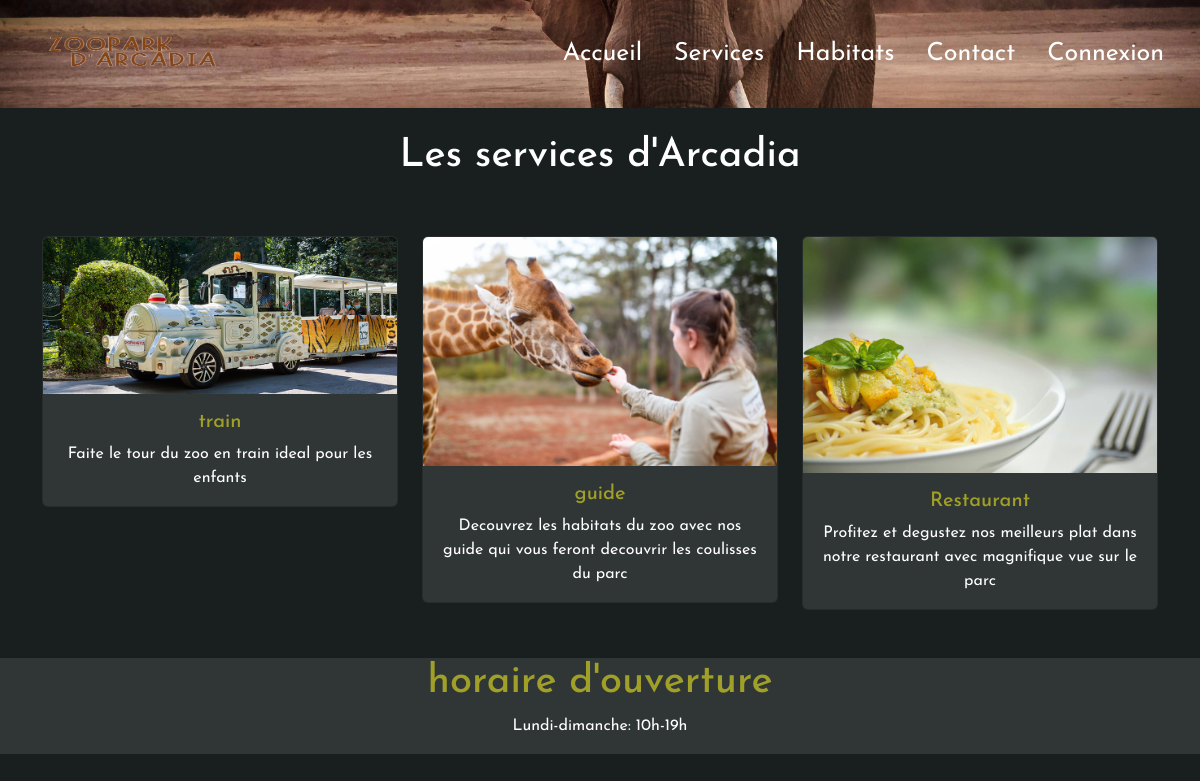
/service_page.php, run on the app's committed database.
### tables this page shows
CREATE TABLE `services` (
  `id` int(10) NOT NULL,
  `nom` varchar(50) NOT NULL,
  `discribe` text NOT NULL,
  `image` blob NOT NULL
);

### public/service_page.php (the view, shortened to what this page needs)
<?php
include(__DIR__ . '/../config.php');
$query ="SELECT id, nom, discribe, image FROM services";
$stmt = $bdd->query($query);
$services = $stmt->fetchAll(PDO::FETCH_ASSOC);
?>
<body>
<div class="container">
    <h1>Les services d'Arcadia</h1>
 </div>
 <div class="container mt-5">
    <div class="row row-cols-1 row-cols-md-3 g-4">
        <?php foreach ($services as $service): ?>
            <div class="col">
                <div class="card" style="background-color: rgba(255, 255, 255, 0.1);">
                    <img src="../utilisateur/upload/<?php echo htmlspecialchars_decode($service['image']); ?>" class="card-img-top" alt="<?php echo htmlspecialchars_decode($service['nom']); ?>">
                    <div class="card-body">
                        <h5 class="card-title text-center font-yellow"><?php echo htmlspecialchars_decode($service['nom']); ?></h5>
                        <p class="card-text text-center" style="color: white;"><?php echo htmlspecialchars_decode($service['discribe']); ?></p>
                    </div>
                </div>
            </div>
        <?php endforeach; ?>
    </div>
</div>
<footer class="mt-5">
  <div class="container">
  <h1 class="font-yellow">horaire d'ouverture</h1>
  <p>Lundi-dimanche: 10h-19h</p>
  </div>
</footer>
</body>
</html>

### style.css (style rules this page uses)
header { background: url('Headerpics.jpg') no-repeat center center/cover; padding: 1rem; }
body { background-color: rgb(25, 31, 31); color: white; font-family: Josefin Sans; }
.header_logo { width: 200px; height: auto; }
.nav-item { margin-left: 1rem; font-size: 25px; }
.nav-link { color: white; text-decoration: none; }
.container { display: grid; flex-direction: column; place-items: center; height: auto; }
.font-yellow { color:rgb(160, 160, 40); }
.header_logo { height: 50px; }
.nav-link { color: white; }
footer { background-color: rgba(255, 255, 255, 0.1); }

### data on the page
services: image (picture), nom "train", discribe "Faite le tour du zoo en train ideal pour les enfants"
services: image (picture), nom "guide", discribe "Decouvrez les habitats du zoo avec nos guide qui vous feront decouvrir les coulisses du parc"
services: image (picture), nom "Restaurant", discribe "Profitez et degustez nos meilleurs plat dans notre restaurant avec magnifique vue sur le parc"
